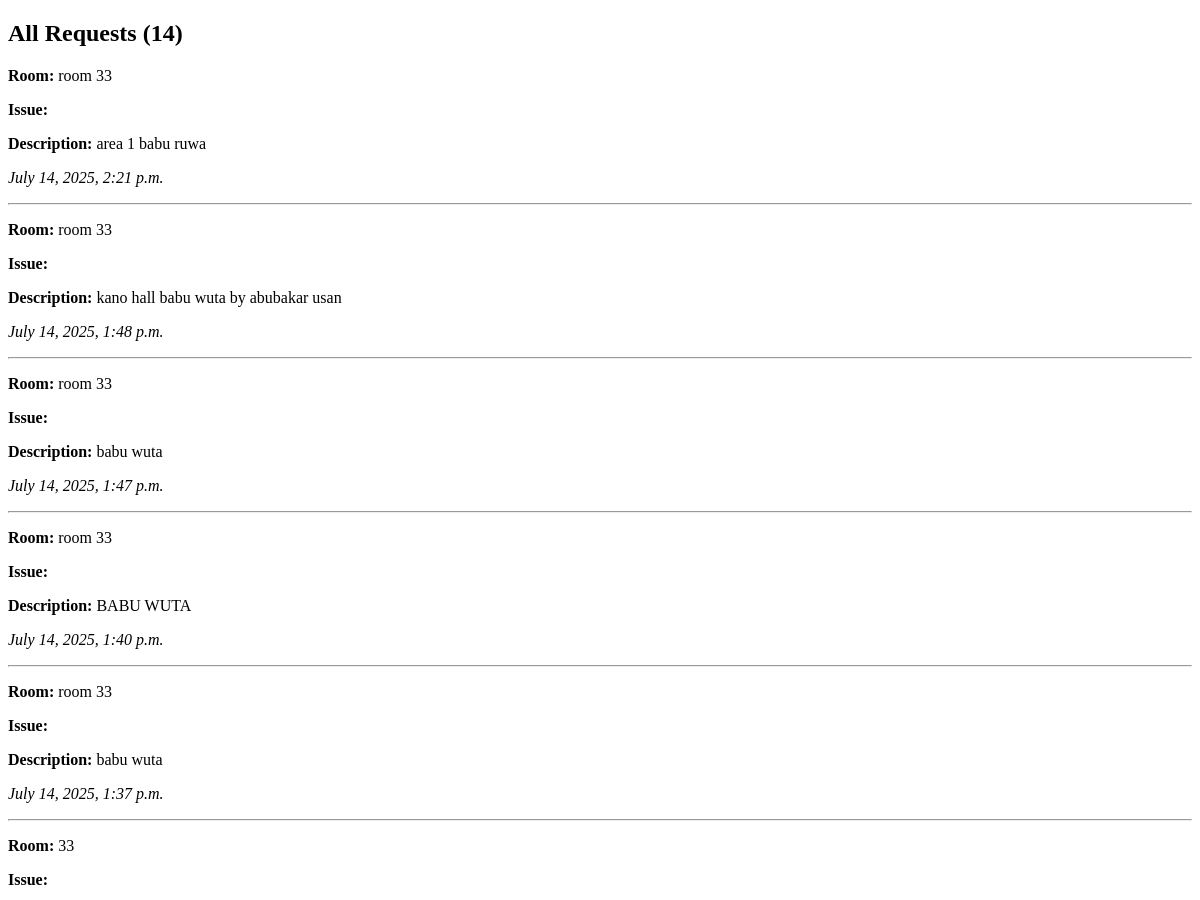
Page /submit/all/ (upper part) on the earlier database version.
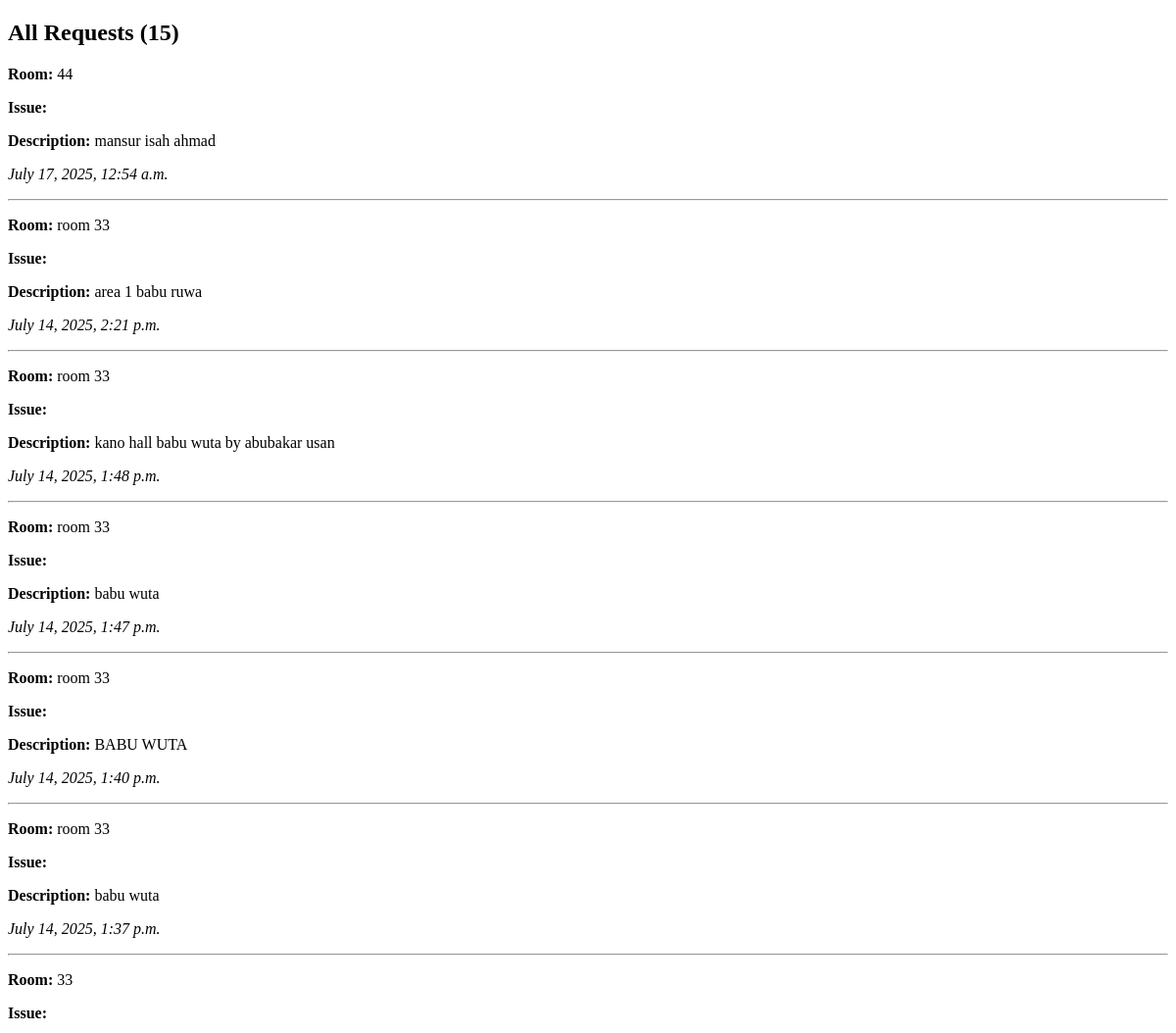
Same page on the later database version.
### maintenance/models.py (models this page shows, shortened)
class MaintenanceRequest(models.Model):
    room_number = models.CharField(max_length=10)
    description = models.TextField()
    image = models.ImageField(upload_to='uploads/', blank=True, null=True)
    timestamp = models.DateTimeField(auto_now_add=True)

### maintenance/views.py (the view)
# urls.py: path('all/', view_requests, name='view_requests'),
def view_requests(request):
    requests = MaintenanceRequest.objects.all().order_by('-timestamp')
    return render(request, 'maintenance/view_requests.html', {'requests': requests})

### maintenance/templates/maintenance/view_requests.html (shortened to what this page needs)
<!DOCTYPE html>
<html>
<head>
</head>
<body>
    <h2>All Requests ({{ requests|length }})</h2>
    {% for r in requests %}
        <p><strong>Room:</strong> {{ r.room_number }}</p>
        <p><strong>Issue:</strong> {{ r.issue_type }}</p>
        <p><strong>Description:</strong> {{ r.description }}</p>
        <p><em>{{ r.timestamp }}</em></p>
        <hr>
    {% empty %}
        <p>No requests found.</p>
    {% endfor %}
</body>
</html>

Differences in the rows shown:
added MaintenanceRequest: room_number "44", description "mansur isah ahmad", timestamp "July 17, 2025, 12:54 a.m."
Other differences:
{{ requests|length }}: "14" → "15"
